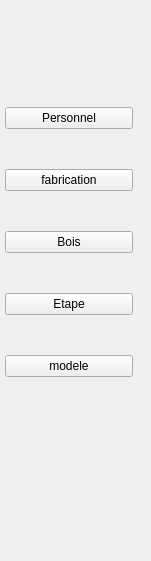
   <widget class="QWidget" name="menu_amis" native="true">
    <property name="geometry">
     <rect>
      <x>0</x>
      <y>80</y>
      <width>151</width>
      <height>561</height>
     </rect>
    </property>
    <widget class="QWidget" name="layoutWidget">
     <property name="geometry">
      <rect>
       <x>5</x>
       <y>73</y>
       <width>128</width>
       <height>340</height>
      </rect>
     </property>
     <layout class="QVBoxLayout" name="verticalLayout">
      <item>
       <widget class="QPushButton" name="btn_personnel">
        <property name="text">
         <string>Personnel</string>
        </property>
       </widget>
      </item>
      <item>
       <widget class="QPushButton" name="btn_modele">
        <property name="text">
         <string>fabrication</string>
        </property>
       </widget>
      </item>
      <item>
       <widget class="QPushButton" name="btn_bois">
        <property name="text">
         <string>Bois</string>
        </property>
       </widget>
      </item>
      <item>
       <widget class="QPushButton" name="btn_etape">
        <property name="text">
         <string>Etape</string>
        </property>
       </widget>
      </item>
      <item>
       <widget class="QPushButton" name="btn_fabrication">
        <property name="text">
         <string>modele</string>
        </property>
       </widget>
      </item>
     </layout>
    </widget>
    <widget class="QLabel" name="label_17">
     <property name="geometry">
      <rect>
       <x>20</x>
       <y>0</y>
       <width>126</width>
       <height>88</height>
      </rect>
     </property>
     <property name="text">
      <string/>
     </property>
     <property name="pixmap">
      <pixmap resource="ressources.qrc">:/new/prefix2/logo interface.png</pixmap>
     </property>
    </widget>
   </widget>
